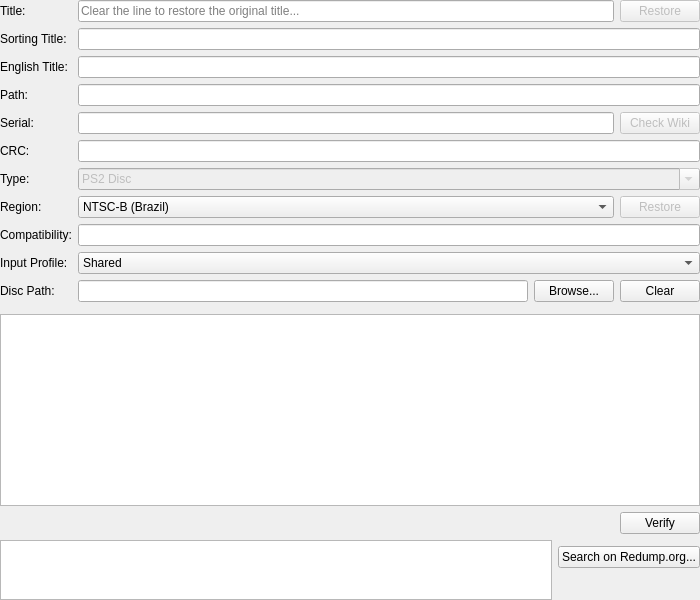
<?xml version="1.0" encoding="UTF-8"?>
<ui version="4.0">
 <class>GameSummaryWidget</class>
 <widget class="QWidget" name="GameSummaryWidget">
  <property name="geometry">
   <rect>
    <x>0</x>
    <y>0</y>
    <width>700</width>
    <height>600</height>
   </rect>
  </property>
  <layout class="QFormLayout" name="detailsFormLayout">
   <property name="fieldGrowthPolicy">
    <enum>QFormLayout::FieldGrowthPolicy::ExpandingFieldsGrow</enum>
   </property>
   <property name="leftMargin">
    <number>0</number>
   </property>
   <property name="topMargin">
    <number>0</number>
   </property>
   <property name="rightMargin">
    <number>0</number>
   </property>
   <property name="bottomMargin">
    <number>0</number>
   </property>
   <item row="0" column="0">
    <widget class="QLabel" name="label_title">
     <property name="text">
      <string>Title:</string>
     </property>
     <property name="buddy">
      <cstring>title</cstring>
     </property>
    </widget>
   </item>
   <item row="0" column="1">
    <layout class="QHBoxLayout" name="titleLayout">
     <item>
      <widget class="QLineEdit" name="title">
       <property name="placeholderText">
        <string>Clear the line to restore the original title...</string>
       </property>
      </widget>
     </item>
     <item>
      <widget class="QPushButton" name="restoreTitle">
       <property name="enabled">
        <bool>false</bool>
       </property>
       <property name="text">
        <string>Restore</string>
       </property>
      </widget>
     </item>
    </layout>
   </item>
   <item row="1" column="0">
    <widget class="QLabel" name="label_titleSort">
     <property name="text">
      <string extracomment="Name for use in sorting (e.g. &quot;XXX, The&quot; for a game called &quot;The XXX&quot;)">Sorting Title:</string>
     </property>
     <property name="buddy">
      <cstring>titleSort</cstring>
     </property>
    </widget>
   </item>
   <item row="1" column="1">
    <widget class="QLineEdit" name="titleSort">
     <property name="readOnly">
      <bool>true</bool>
     </property>
    </widget>
   </item>
   <item row="2" column="0">
    <widget class="QLabel" name="label_titleEN">
     <property name="text">
      <string>English Title:</string>
     </property>
     <property name="buddy">
      <cstring>titleEN</cstring>
     </property>
    </widget>
   </item>
   <item row="2" column="1">
    <widget class="QLineEdit" name="titleEN">
     <property name="readOnly">
      <bool>true</bool>
     </property>
    </widget>
   </item>
   <item row="3" column="0">
    <widget class="QLabel" name="label_path">
     <property name="text">
      <string>Path:</string>
     </property>
     <property name="buddy">
      <cstring>path</cstring>
     </property>
    </widget>
   </item>
   <item row="3" column="1">
    <widget class="QLineEdit" name="path">
     <property name="readOnly">
      <bool>true</bool>
     </property>
    </widget>
   </item>
   <item row="4" column="0">
    <widget class="QLabel" name="label_serial">
     <property name="text">
      <string>Serial:</string>
     </property>
     <property name="buddy">
      <cstring>serial</cstring>
     </property>
    </widget>
   </item>
   <item row="4" column="1">
    <layout class="QHBoxLayout" name="serialLayout">
     <item>
      <widget class="QLineEdit" name="serial">
       <property name="readOnly">
        <bool>true</bool>
       </property>
      </widget>
     </item>
     <item>
      <widget class="QPushButton" name="checkWiki">
       <property name="enabled">
        <bool>false</bool>
       </property>
       <property name="text">
        <string>Check Wiki</string>
       </property>
      </widget>
     </item>
    </layout>
   </item>
   <item row="5" column="0">
    <widget class="QLabel" name="label_crc">
     <property name="text">
      <string>CRC:</string>
     </property>
     <property name="buddy">
      <cstring>crc</cstring>
     </property>
    </widget>
   </item>
   <item row="5" column="1">
    <widget class="QLineEdit" name="crc">
     <property name="readOnly">
      <bool>true</bool>
     </property>
    </widget>
   </item>
   <item row="6" column="0">
    <widget class="QLabel" name="label_type">
     <property name="text">
      <string>Type:</string>
     </property>
     <property name="buddy">
      <cstring>type</cstring>
     </property>
    </widget>
   </item>
   <item row="6" column="1">
    <widget class="QComboBox" name="type">
     <property name="enabled">
      <bool>false</bool>
     </property>
     <property name="sizePolicy">
      <sizepolicy hsizetype="Expanding" vsizetype="Fixed">
       <horstretch>0</horstretch>
       <verstretch>0</verstretch>
      </sizepolicy>
     </property>
     <property name="editable">
      <bool>true</bool>
     </property>
     <item>
      <property name="text">
       <string>PS2 Disc</string>
      </property>
      <property name="icon">
       <iconset theme="disc-2-line"/>
      </property>
     </item>
     <item>
      <property name="text">
       <string>PS2 Disc (Folder)</string>
      </property>
      <property name="icon">
       <iconset theme="disc-2-line"/>
      </property>
     </item>
     <item>
      <property name="text">
       <string>PS1 Disc</string>
      </property>
      <property name="icon">
       <iconset theme="disc-2-line"/>
      </property>
     </item>
     <item>
      <property name="text">
       <string>ELF (PS2 Executable)</string>
      </property>
      <property name="icon">
       <iconset theme="file-settings-line"/>
      </property>
     </item>
    </widget>
   </item>
   <item row="7" column="0">
    <widget class="QLabel" name="label_region">
     <property name="text">
      <string>Region:</string>
     </property>
     <property name="buddy">
      <cstring>region</cstring>
     </property>
    </widget>
   </item>
   <item row="7" column="1">
    <layout class="QHBoxLayout" name="regionLayout">
     <item>
      <widget class="QComboBox" name="region">
       <property name="sizePolicy">
        <sizepolicy hsizetype="Expanding" vsizetype="Fixed">
         <horstretch>0</horstretch>
         <verstretch>0</verstretch>
        </sizepolicy>
       </property>
       <item>
        <property name="text">
         <string extracomment="Leave the code as-is, translate the country's name.">NTSC-B (Brazil)</string>
        </property>
       </item>
       <item>
        <property name="text">
         <string extracomment="Leave the code as-is, translate the country's name.">NTSC-C (China)</string>
        </property>
       </item>
       <item>
        <property name="text">
         <string extracomment="Leave the code as-is, translate the country's name.">NTSC-HK (Hong Kong)</string>
        </property>
       </item>
       <item>
        <property name="text">
         <string extracomment="Leave the code as-is, translate the country's name.">NTSC-J (Japan)</string>
        </property>
       </item>
       <item>
        <property name="text">
         <string extracomment="Leave the code as-is, translate the country's name.">NTSC-K (Korea)</string>
        </property>
       </item>
       <item>
        <property name="text">
         <string extracomment="Leave the code as-is, translate the country's name.">NTSC-T (Taiwan)</string>
        </property>
       </item>
       <item>
        <property name="text">
         <string extracomment="Leave the code as-is, translate the country's name.">NTSC-U (US)</string>
        </property>
       </item>
       <item>
        <property name="text">
         <string>Other</string>
        </property>
       </item>
       <item>
        <property name="text">
         <string extracomment="Leave the code as-is, translate the country's name.">PAL-A (Australia)</string>
        </property>
       </item>
       <item>
        <property name="text">
         <string extracomment="Leave the code as-is, translate the country's name.">PAL-AF (South Africa)</string>
        </property>
       </item>
       <item>
        <property name="text">
         <string extracomment="Leave the code as-is, translate the country's name.">PAL-AU (Austria)</string>
        </property>
       </item>
       <item>
        <property name="text">
         <string extracomment="Leave the code as-is, translate the country's name.">PAL-BE (Belgium)</string>
        </property>
       </item>
       <item>
        <property name="text">
         <string extracomment="Leave the code as-is, translate the country's name.">PAL-E (Europe/Australia)</string>
        </property>
       </item>
       <item>
        <property name="text">
         <string extracomment="Leave the code as-is, translate the country's name.">PAL-F (France)</string>
        </property>
       </item>
       <item>
        <property name="text">
         <string extracomment="Leave the code as-is, translate the country's name.">PAL-FI (Finland)</string>
        </property>
       </item>
       <item>
        <property name="text">
         <string extracomment="Leave the code as-is, translate the country's name.">PAL-G (Germany)</string>
        </property>
       </item>
       <item>
        <property name="text">
         <string extracomment="Leave the code as-is, translate the country's name.">PAL-GR (Greece)</string>
        </property>
       </item>
       <item>
        <property name="text">
         <string extracomment="Leave the code as-is, translate the country's name.">PAL-I (Italy)</string>
        </property>
       </item>
       <item>
        <property name="text">
         <string extracomment="Leave the code as-is, translate the country's name.">PAL-IN (India)</string>
        </property>
       </item>
       <item>
        <property name="text">
         <string extracomment="Leave the code as-is, translate the country's name.">PAL-M (Europe/Australia)</string>
        </property>
       </item>
       <item>
        <property name="text">
         <string extracomment="Leave the code as-is, translate the country's name.">PAL-NL (Netherlands)</string>
        </property>
       </item>
       <item>
        <property name="text">
         <string extracomment="Leave the code as-is, translate the country's name.">PAL-NO (Norway)</string>
        </property>
       </item>
       <item>
        <property name="text">
         <string extracomment="Leave the code as-is, translate the country's name.">PAL-P (Portugal)</string>
        </property>
       </item>
       <item>
        <property name="text">
         <string extracomment="Leave the code as-is, translate the country's name.">PAL-PL (Poland)</string>
        </property>
       </item>
       <item>
        <property name="text">
         <string extracomment="Leave the code as-is, translate the country's name.">PAL-R (Russia)</string>
        </property>
       </item>
       <item>
        <property name="text">
         <string extracomment="Leave the code as-is, translate the country's name.">PAL-S (Spain)</string>
        </property>
       </item>
       <item>
        <property name="text">
         <string extracomment="Leave the code as-is, translate the country's name.">PAL-SC (Scandinavia)</string>
        </property>
       </item>
       <item>
        <property name="text">
         <string extracomment="Leave the code as-is, translate the country's name.">PAL-SW (Sweden)</string>
        </property>
       </item>
       <item>
        <property name="text">
         <string extracomment="Leave the code as-is, translate the country's name.">PAL-SWI (Switzerland)</string>
        </property>
       </item>
       <item>
        <property name="text">
         <string extracomment="Leave the code as-is, translate the country's name.">PAL-UK (United Kingdom)</string>
        </property>
       </item>
      </widget>
     </item>
     <item>
      <widget class="QPushButton" name="restoreRegion">
       <property name="enabled">
        <bool>false</bool>
       </property>
       <property name="text">
        <string>Restore</string>
       </property>
      </widget>
     </item>
    </layout>
   </item>
   <item row="8" column="0">
    <widget class="QLabel" name="label_compat">
     <property name="text">
      <string>Compatibility:</string>
     </property>
     <property name="buddy">
      <cstring>compatibility</cstring>
     </property>
    </widget>
   </item>
   <item row="8" column="1">
    <widget class="QLineEdit" name="compatibility">
     <property name="readOnly">
      <bool>true</bool>
     </property>
    </widget>
   </item>
   <item row="9" column="0">
    <widget class="QLabel" name="label_profile">
     <property name="text">
      <string>Input Profile:</string>
     </property>
     <property name="buddy">
      <cstring>inputProfile</cstring>
     </property>
    </widget>
   </item>
   <item row="9" column="1">
    <widget class="QComboBox" name="inputProfile">
     <property name="sizePolicy">
      <sizepolicy hsizetype="Expanding" vsizetype="Fixed">
       <horstretch>0</horstretch>
       <verstretch>0</verstretch>
      </sizepolicy>
     </property>
     <item>
      <property name="text">
       <string extracomment="Refers to the shared settings profile.">Shared</string>
      </property>
     </item>
    </widget>
   </item>
   <item row="10" column="0">
    <widget class="QLabel" name="label_discPath">
     <property name="text">
      <string>Disc Path:</string>
     </property>
     <property name="buddy">
      <cstring>discPath</cstring>
     </property>
    </widget>
   </item>
   <item row="10" column="1">
    <layout class="QHBoxLayout" name="discLayout">
     <item>
      <widget class="QLineEdit" name="discPath"/>
     </item>
     <item>
      <widget class="QPushButton" name="discPathBrowse">
       <property name="text">
        <string>Browse...</string>
       </property>
      </widget>
     </item>
     <item>
      <widget class="QPushButton" name="discPathClear">
       <property name="text">
        <string>Clear</string>
       </property>
      </widget>
     </item>
    </layout>
   </item>
   <item row="11" column="0" colspan="2">
    <spacer name="verticalSpacer">
     <property name="orientation">
      <enum>Qt::Orientation::Vertical</enum>
     </property>
     <property name="sizeHint" stdset="0">
      <size>
       <width>20</width>
       <height>0</height>
      </size>
     </property>
    </spacer>
   </item>
   <item row="12" column="0" colspan="2">
    <layout class="QVBoxLayout" name="verifyLayout">
     <item>
      <widget class="QTableWidget" name="tracks">
       <property name="editTriggers">
        <set>QAbstractItemView::EditTrigger::NoEditTriggers</set>
       </property>
       <property name="cornerButtonEnabled">
        <bool>false</bool>
       </property>
       <attribute name="verticalHeaderVisible">
        <bool>false</bool>
       </attribute>
      </widget>
     </item>
     <item>
      <layout class="QHBoxLayout" name="verifyButtonLayout">
       <item>
        <spacer name="verifyButtonSpacer">
         <property name="orientation">
          <enum>Qt::Orientation::Horizontal</enum>
         </property>
         <property name="sizeHint" stdset="0">
          <size>
           <width>40</width>
           <height>20</height>
          </size>
         </property>
        </spacer>
       </item>
       <item>
        <widget class="QPushButton" name="verify">
         <property name="text">
          <string>Verify</string>
         </property>
        </widget>
       </item>
      </layout>
     </item>
     <item>
      <layout class="QGridLayout" name="gridLayout">
       <item row="2" column="2">
        <spacer name="verticalSpacer_2">
         <property name="orientation">
          <enum>Qt::Orientation::Vertical</enum>
         </property>
         <property name="sizeHint" stdset="0">
          <size>
           <width>20</width>
           <height>0</height>
          </size>
         </property>
        </spacer>
       </item>
       <item row="0" column="0" rowspan="3">
        <widget class="QPlainTextEdit" name="verifyResult">
         <property name="maximumSize">
          <size>
           <width>16777215</width>
           <height>60</height>
          </size>
         </property>
         <property name="visible">
          <bool>false</bool>
         </property>
         <property name="readOnly">
          <bool>true</bool>
         </property>
        </widget>
       </item>
       <item row="1" column="2">
        <widget class="QPushButton" name="searchHash">
         <property name="visible">
          <bool>false</bool>
         </property>
         <property name="text">
          <string>Search on Redump.org...</string>
         </property>
        </widget>
       </item>
      </layout>
     </item>
    </layout>
   </item>
  </layout>
 </widget>
 <tabstops>
  <tabstop>title</tabstop>
  <tabstop>restoreTitle</tabstop>
  <tabstop>titleSort</tabstop>
  <tabstop>titleEN</tabstop>
  <tabstop>path</tabstop>
  <tabstop>serial</tabstop>
  <tabstop>checkWiki</tabstop>
  <tabstop>crc</tabstop>
  <tabstop>type</tabstop>
  <tabstop>region</tabstop>
  <tabstop>restoreRegion</tabstop>
  <tabstop>compatibility</tabstop>
  <tabstop>inputProfile</tabstop>
  <tabstop>discPath</tabstop>
  <tabstop>discPathBrowse</tabstop>
  <tabstop>discPathClear</tabstop>
  <tabstop>tracks</tabstop>
  <tabstop>verify</tabstop>
 </tabstops>
 <resources>
  <include location="../resources/resources.qrc"/>
 </resources>
 <connections/>
</ui>
